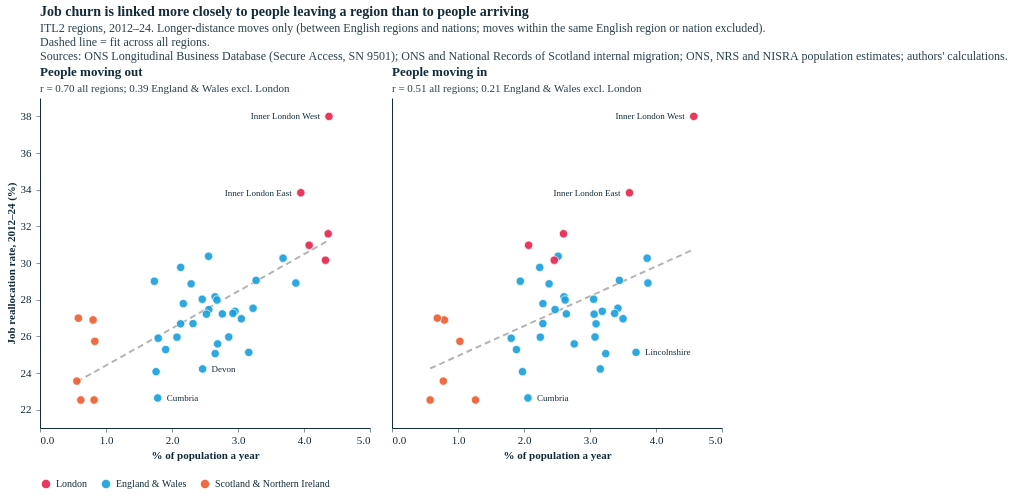

Here is the notebook cell this chart was saved with:
### Code cell
# (d) two scatters: moving out and moving in (longer-distance) vs reallocation, shared axes
d = df.copy()
XS2 = alt.Scale(domain=[0, 5], nice=False)
YS2 = alt.Scale(domain=[21, 39], zero=False, nice=False)
W2, H2 = 330, 330
GORDER = ["London", "England & Wales", "Scotland & Northern Ireland"]; GCOLS = [ECO["red"], ECO["blue-light"], ECO["orange"]]
def io_panel(col, title, first):
    r_all = np.corrcoef(d.realloc, d[col])[0, 1]
    ew = d[EW(d) & ~LONDON(d)]; r_ew = np.corrcoef(ew.realloc, ew[col])[0, 1]
    b = np.polyfit(d[col], d.realloc, 1); fx = np.array([d[col].min(), d[col].max()])
    labs = place_labels(d, col, "realloc", XS2, YS2, W2, H2, max_labels=4, max_len=20, pad=2)
    return alt.layer(
        alt.Chart(pd.DataFrame({"x": fx, "y": np.polyval(b, fx)})).mark_line(color=GREY, strokeWidth=2, strokeDash=[6, 4])
           .encode(x=alt.X("x:Q", scale=XS2), y=alt.Y("y:Q", scale=YS2)),
        alt.Chart(d).mark_circle(size=70, opacity=0.9, stroke="white", strokeWidth=0.8).encode(
            x=alt.X(f"{col}:Q", scale=XS2, title="% of population a year", axis=alt.Axis(values=[0, 1, 2, 3, 4, 5])),
            y=alt.Y("realloc:Q", scale=YS2, title="Job reallocation rate, 2012–24 (%)" if first else None, axis=alt.Axis(labels=first, ticks=first)),
            color=alt.Color("group:N", scale=alt.Scale(domain=GORDER, range=GCOLS), legend=alt.Legend(title=None, orient="bottom") if first else None),
            tooltip=[alt.Tooltip("itl2_name:N", title="Region"), alt.Tooltip(f"{col}:Q", format=".2f", title=title),
                     alt.Tooltip("realloc:Q", format=".1f", title="Reallocation (%)")]),
        *[alt.Chart(labs.iloc[[i]]).mark_text(align=r["align"], dx=r["dx"], fontSize=9, color=TXT)
            .encode(x=alt.X(f"{col}:Q", scale=XS2), y=alt.Y("realloc:Q", scale=YS2), text="short:N") for i, r in labs.iterrows()],
    ).properties(width=W2, height=H2, title=alt.Title(title, subtitle=f"r = {r_all:.2f} all regions; {r_ew:.2f} England & Wales excl. London",
                                                       fontSize=13, subtitleFontSize=11, anchor="start"))

io = alt.hconcat(io_panel("out_long", "People moving out", True), io_panel("in_long", "People moving in", False), spacing=20).resolve_scale(color="shared").properties(
    title=alt.Title("Job churn is linked more closely to people leaving a region than to people arriving",
        subtitle=["ITL2 regions, 2012–24. Longer-distance moves only (between English regions and nations; moves within the same English region or nation excluded).",
                  "Dashed line = fit across all regions.", SOURCE]))
styles.save(io, str(FIG), "migration_reallocation_in_out", width=W2, height=H2)
io

### Figure 1 — Vega-Lite specification as saved in the notebook (floating-point values rounded to 4 significant figures)
{"config": {"background": "#fff", "font": "Circular Std", "text": {"color": "#122b39", "font": "Circular Std", "align": "left", "dx": 7, "dy": 0, "fontSize": 11}, "view": {"stroke": null, "continuousWidth": 350, "continuousHeight": 280, "discreteWidth": 400, "discreteHeight": 300}, "bar": {"color": "#179fdb"}, "line": {"color": "#e6224b"}, "rule": {"color": "#122b39"}, "point": {"filled": true, "size": 80, "color": "#e6224b", "opacity": 0.95}, "geoshape": {"stroke": "white", "strokeWidth": 0.3}, "axis": {"labelColor": "#122b39", "labelFontSize": 11, "labelFont": "Circular Std", "tickColor": "#122b39", "tickOpacity": 0.5, "domainColor": "#122b39", "domainOpacity": 1, "gridColor": "#122b39", "gridDash": [2, 2], "gridOpacity": 0.5, "title": null, "titleColor": "#122b39", "tickSize": 4, "grid": false, "domain": true}, "axisXDiscrete": {"grid": false, "labelAngle": 0, "tickCount": 10, "tickOpacity": 0.5, "title": null}, "axisYDiscrete": {"ticks": false, "labelPadding": 5, "grid": false}, "axisXTemporal": {"grid": false, "ticks": true}, "axisXQuantitative": {"grid": false}, "axisYQuantitative": {"gridColor": "#122b39", "gridDash": [1, 5], "gridOpacity": 0.5, "ticks": false, "labelPadding": 5, "tickCount": 8, "grid": false}, "title": {"color": "#122b39", "subtitleColor": "#122b39E6", "font": "Circular Std", "subtitleFont": "Circular Std", "anchor": "start", "frame": "group", "fontSize": 14, "subtitleFontSize": 12, "subtitlePadding": 4, "offset": 0}, "legend": {"titleColor": "#122b39", "labelColor": "#122b39"}}, "hconcat": [{"layer": [{"data": {"name": "data-7be669f75231536ba736f56e32f6b76c"}, "mark": {"type": "line", "color": "#B4B4B4", "strokeDash": [6, 4], "strokeWidth": 2}, "encoding": {"x": {"field": "x", "scale": {"domain": [0, 5], "nice": false}, "type": "quantitative"}, "y": {"field": "y", "scale": {"domain": [21, 39], "nice": false, "zero": false}, "type": "quantitative"}}}, {"data": {"name": "data-80e02c6cdaffad9f65f76e9d58f389d3"}, "mark": {"type": "circle", "opacity": 0.9, "size": 70, "stroke": "white", "strokeWidth": 0.8}, "encoding": {"color": {"field": "group", "legend": {"orient": "bottom", "title": null}, "scale": {"domain": ["London", "England & Wales", "Scotland & Northern Ireland"], "range": ["#e6224b", "#179fdb", "#eb5c2e"]}, "type": "nominal"}, "tooltip": [{"field": "itl2_name", "title": "Region", "type": "nominal"}, {"field": "out_long", "format": ".2f", "title": "People moving out", "type": "quantitative"}, {"field": "realloc", "format": ".1f", "title": "Reallocation (%)", "type": "quantitative"}], "x": {"axis": {"values": [0, 1, 2, 3, 4, 5]}, "field": "out_long", "scale": {"domain": [0, 5], "nice": false}, "title": "% of population a year", "type": "quantitative"}, "y": {"axis": {"labels": true, "ticks": true}, "field": "realloc", "scale": {"domain": [21, 39], "nice": false, "zero": false}, "title": "Job reallocation rate, 2012–24 (%)", "type": "quantitative"}}}, {"data": {"name": "data-d159dbda98cfeffd61a1f15e07caeb05"}, "mark": {"type": "text", "align": "right", "color": "#122b39", "dx": -9.0, "fontSize": 9}, "encoding": {"text": {"field": "short", "type": "nominal"}, "x": {"field": "out_long", "scale": {"domain": [0, 5], "nice": false}, "type": "quantitative"}, "y": {"field": "realloc", "scale": {"domain": [21, 39], "nice": false, "zero": false}, "type": "quantitative"}}}, {"data": {"name": "data-613f1eb547c9cdd176917f722edcef60"}, "mark": {"type": "text", "align": "right", "color": "#122b39", "dx": -9.0, "fontSize": 9}, "encoding": {"text": {"field": "short", "type": "nominal"}, "x": {"field": "out_long", "scale": {"domain": [0, 5], "nice": false}, "type": "quantitative"}, "y": {"field": "realloc", "scale": {"domain": [21, 39], "nice": false, "zero": false}, "type": "quantitative"}}}, {"data": {"name": "data-571c2fe6c6c2e13df1799c8e49fe665c"}, "mark": {"type": "text", "align": "left", "color": "#122b39", "dx": 9.0, "fontSize": 9}, "encoding": {"text": {"field": "short", "type": "nominal"}, "x": {"field": "out_long", "scale": {"domain": [0, 5], "nice": false}, "type": "quantitative"}, "y": {"field": "realloc", "scale": {"domain": [21, 39], "nice": false, "zero": false}, "type": "quantitative"}}}, {"data": {"name": "data-1022ca4e057f65940891a6b62fc10954"}, "mark": {"type": "text", "align": "left", "color": "#122b39", "dx": 9.0, "fontSize": 9}, "encoding": {"text": {"field": "short", "type": "nominal"}, "x": {"field": "out_long", "scale": {"domain": [0, 5], "nice": false}, "type": "quantitative"}, "y": {"field": "realloc", "scale": {"domain": [21, 39], "nice": false, "zero": false}, "type": "quantitative"}}}], "height": 330, "title": {"text": "People moving out", "anchor": "start", "fontSize": 13, "subtitle": "r = 0.70 all regions; 0.39 England & Wales excl. London", "subtitleFontSize": 11}, "width": 330}, {"layer": [{"data": {"name": "data-9eb740f07d0421957443d6fbd1bb63c9"}, "mark": {"type": "line", "color": "#B4B4B4", "strokeDash": [6, 4], "strokeWidth": 2}, "encoding": {"x": {"field": "x", "scale": {"domain": [0, 5], "nice": false}, "type": "quantitative"}, "y": {"field": "y", "scale": {"domain": [21, 39], "nice": false, "zero": false}, "type": "quantitative"}}}, {"data": {"name": "data-80e02c6cdaffad9f65f76e9d58f389d3"}, "mark": {"type": "circle", "opacity": 0.9, "size": 70, "stroke": "white", "strokeWidth": 0.8}, "encoding": {"color": {"field": "group", "legend": null, "scale": {"domain": ["London", "England & Wales", "Scotland & Northern Ireland"], "range": ["#e6224b", "#179fdb", "#eb5c2e"]}, "type": "nominal"}, "tooltip": [{"field": "itl2_name", "title": "Region", "type": "nominal"}, {"field": "in_long", "format": ".2f", "title": "People moving in", "type": "quantitative"}, {"field": "realloc", "format": ".1f", "title": "Reallocation (%)", "type": "quantitative"}], "x": {"axis": {"values": [0, 1, 2, 3, 4, 5]}, "field": "in_long", "scale": {"domain": [0, 5], "nice": false}, "title": "% of population a year", "type": "quantitative"}, "y": {"axis": {"labels": false, "ticks": false}, "field": "realloc", "scale": {"domain": [21, 39], "nice": false, "zero": false}, "title": null, "type": "quantitative"}}}, {"data": {"name": "data-cde2124db40b4864b1845993dd7c60bd"}, "mark": {"type": "text", "align": "right", "color": "#122b39", "dx": -9.0, "fontSize": 9}, "encoding": {"text": {"field": "short", "type": "nominal"}, "x": {"field": "in_long", "scale": {"domain": [0, 5], "nice": false}, "type": "quantitative"}, "y": {"field": "realloc", "scale": {"domain": [21, 39], "nice": false, "zero": false}, "type": "quantitative"}}}, {"data": {"name": "data-3988af0b18f3bf3801c45908b5f6ac73"}, "mark": {"type": "text", "align": "right", "color": "#122b39", "dx": -9.0, "fontSize": 9}, "encoding": {"text": {"field": "short", "type": "nominal"}, "x": {"field": "in_long", "scale": {"domain": [0, 5], "nice": false}, "type": "quantitative"}, "y": {"field": "realloc", "scale": {"domain": [21, 39], "nice": false, "zero": false}, "type": "quantitative"}}}, {"data": {"name": "data-203028dffefffa8f0db3ce992a25f410"}, "mark": {"type": "text", "align": "left", "color": "#122b39", "dx": 9.0, "fontSize": 9}, "encoding": {"text": {"field": "short", "type": "nominal"}, "x": {"field": "in_long", "scale": {"domain": [0, 5], "nice": false}, "type": "quantitative"}, "y": {"field": "realloc", "scale": {"domain": [21, 39], "nice": false, "zero": false}, "type": "quantitative"}}}, {"data": {"name": "data-45a24fd6915d821588f0cec8d330ac1e"}, "mark": {"type": "text", "align": "left", "color": "#122b39", "dx": 9.0, "fontSize": 9}, "encoding": {"text": {"field": "short", "type": "nominal"}, "x": {"field": "in_long", "scale": {"domain": [0, 5], "nice": false}, "type": "quantitative"}, "y": {"field": "realloc", "scale": {"domain": [21, 39], "nice": false, "zero": false}, "type": "quantitative"}}}], "height": 330, "title": {"text": "People moving in", "anchor": "start", "fontSize": 13, "subtitle": "r = 0.51 all regions; 0.21 England & Wales excl. London", "subtitleFontSize": 11}, "width": 330}], "resolve": {"scale": {"color": "shared"}}, "spacing": 20, "title": {"text": "Job churn is linked more closely to people leaving a region than to people arriving", "subtitle": ["ITL2 regions, 2012–24. Longer-distance moves only (between English regions and nations; moves within the same English region or nation excluded).", "Dashed line = fit across all regions.", "Sources: ONS Longitudinal Business Database (Secure Access, SN 9501); ONS and National Records of Scotland internal migration; ONS, NRS and NISRA population estimates; authors' calculations."]}, "$schema": "https://vega.github.io/schema/vega-lite/v5.20.1.json", "datasets": {"data-7be669f75231536ba736f56e32f6b76c": [{"x": 0.5585, "y": 23.52}, {"x": 4.378, "y": 31.24}], "data-80e02c6cdaffad9f65f76e9d58f389d3": [{"itl2_code": "TLC1", "realloc": 27.78, "net_job": 0.7586, "entry_exit": 6.9, "incumbent": 20.88, "in_rate": 3.077, "out_rate": 2.952, "gross_xlon": 6.029, "in_long": 2.287, "out_long": 2.172, "gross": 6.029, "net": 0.1247, "gross_long": 4.459, "log_pwd": 7.979, "median_age": 42.34, "itl2_name": "Tees Valley and Durham", "group": "England & Wales"}, {"itl2_code": "TLC2", "realloc": 25.95, "net_job": 0.7789, "entry_exit": 5.722, "incumbent": 20.23, "in_rate": 2.894, "out_rate": 2.73, "gross_xlon": 5.623, "in_long": 2.247, "out_long": 2.076, "gross": 5.623, "net": 0.1637, "gross_long": 4.323, "log_pwd": 8.238, "median_age": 42.03, "itl2_name": "Northumberland, and Tyne and Wear", "group": "England & Wales"}, {"itl2_code": "TLD1", "realloc": 22.64, "net_job": 0.5534, "entry_exit": 5.092, "incumbent": 17.55, "in_rate": 2.968, "out_rate": 2.64, "gross_xlon": 5.609, "in_long": 2.06, "out_long": 1.783, "gross": 5.609, "net": 0.3278, "gross_long": 3.842, "log_pwd": 7.533, "median_age": 47.08, "itl2_name": "Cumbria", "group": "England & Wales"}, {"itl2_code": "TLD3", "realloc": 29.76, "net_job": 1.678, "entry_exit": 7.396, "incumbent": 22.36, "in_rate": 3.118, "out_rate": 3.274, "gross_xlon": 6.392, "in_long": 2.238, "out_long": 2.131, "gross": 6.392, "net": -0.1554, "gross_long": 4.369, "log_pwd": 8.489, "median_age": 37.37, "itl2_name": "Greater Manchester", "group": "England & Wales"}, {"itl2_code": "TLD4", "realloc": 25.9, "net_job": 0.7422, "entry_exit": 6.353, "incumbent": 19.54, "in_rate": 3.384, "out_rate": 3.127, "gross_xlon": 6.511, "in_long": 1.806, "out_long": 1.791, "gross": 6.511, "net": 0.2562, "gross_long": 3.597, "log_pwd": 8.155, "median_age": 41.95, "itl2_name": "Lancashire", "group": "England & Wales"}, {"itl2_code": "TLD6", "realloc": 28.86, "net_job": 1.377, "entry_exit": 6.773, "incumbent": 22.09, "in_rate": 4.243, "out_rate": 3.737, "gross_xlon": 7.981, "in_long": 2.38, "out_long": 2.29, "gross": 7.981, "net": 0.5059, "gross_long": 4.67, "log_pwd": 7.922, "median_age": 43.86, "itl2_name": "Cheshire", "group": "England & Wales"}, {"itl2_code": "TLD7", "realloc": 29.01, "net_job": 1.153, "entry_exit": 6.415, "incumbent": 22.59, "in_rate": 3.151, "out_rate": 2.968, "gross_xlon": 6.12, "in_long": 1.944, "out_long": 1.733, "gross": 6.12, "net": 0.183, "gross_long": 3.677, "log_pwd": 8.471, "median_age": 40.9, "itl2_name": "Merseyside", "group": "England & Wales"}, {"itl2_code": "TLE1", "realloc": 25.28, "net_job": 0.6173, "entry_exit": 5.871, "incumbent": 19.41, "in_rate": 2.951, "out_rate": 2.855, "gross_xlon": 5.806, "in_long": 1.886, "out_long": 1.904, "gross": 5.806, "net": 0.09603, "gross_long": 3.79, "log_pwd": 8.076, "median_age": 43.24, "itl2_name": "East Yorkshire and Northern Lincolnshire", "group": "England & Wales"}, {"itl2_code": "TLE2", "realloc": 27.53, "net_job": 0.9078, "entry_exit": 6.359, "incumbent": 21.17, "in_rate": 5.102, "out_rate": 4.674, "gross_xlon": 9.776, "in_long": 3.423, "out_long": 3.228, "gross": 9.776, "net": 0.4287, "gross_long": 6.652, "log_pwd": 7.666, "median_age": 45.45, "itl2_name": "North Yorkshire", "group": "England & Wales"}, {"itl2_code": "TLE3", "realloc": 28.16, "net_job": 0.7091, "entry_exit": 6.091, "incumbent": 22.06, "in_rate": 3.417, "out_rate": 3.448, "gross_xlon": 6.865, "in_long": 2.606, "out_long": 2.653, "gross": 6.865, "net": -0.03042, "gross_long": 5.259, "log_pwd": 8.152, "median_age": 39.78, "itl2_name": "South Yorkshire", "group": "England & Wales"}, {"itl2_code": "TLE4", "realloc": 27.46, "net_job": 1.036, "entry_exit": 6.548, "incumbent": 20.91, "in_rate": 3.176, "out_rate": 3.4, "gross_xlon": 6.576, "in_long": 2.471, "out_long": 2.558, "gross": 6.576, "net": -0.224, "gross_long": 5.029, "log_pwd": 8.286, "median_age": 38.04, "itl2_name": "West Yorkshire", "group": "England & Wales"}, {"itl2_code": "TLF1", "realloc": 27.36, "net_job": 0.8382, "entry_exit": 6.117, "incumbent": 21.25, "in_rate": 3.755, "out_rate": 3.494, "gross_xlon": 7.249, "in_long": 3.186, "out_long": 2.954, "gross": 7.249, "net": 0.2607, "gross_long": 6.14, "log_pwd": 8.098, "median_age": 41.45, "itl2_name": "Derbyshire and Nottinghamshire", "group": "England & Wales"}, {"itl2_code": "TLF2", "realloc": 29.05, "net_job": 1.302, "entry_exit": 7.327, "incumbent": 21.72, "in_rate": 3.96, "out_rate": 3.859, "gross_xlon": 7.818, "in_long": 3.446, "out_long": 3.274, "gross": 7.818, "net": 0.1012, "gross_long": 6.72, "log_pwd": 8.234, "median_age": 39.82, "itl2_name": "Leicestershire, Rutland and Northamptonshire", "group": "England & Wales"}, {"itl2_code": "TLF3", "realloc": 25.13, "net_job": 0.719, "entry_exit": 6.073, "incumbent": 19.05, "in_rate": 4.756, "out_rate": 4.131, "gross_xlon": 8.888, "in_long": 3.697, "out_long": 3.163, "gross": 8.888, "net": 0.625, "gross_long": 6.86, "log_pwd": 7.499, "median_age": 45.27, "itl2_name": "Lincolnshire", "group": "England & Wales"}, {"itl2_code": "TLG1", "realloc": 27.98, "net_job": 1.211, "entry_exit": 7.958, "incumbent": 20.03, "in_rate": 4.316, "out_rate": 3.677, "gross_xlon": 7.993, "in_long": 2.623, "out_long": 2.681, "gross": 7.993, "net": 0.6399, "gross_long": 5.304, "log_pwd": 7.781, "median_age": 44.21, "itl2_name": "Herefordshire, Worcestershire and Warwickshire", "group": "England & Wales"}, {"itl2_code": "TLG2", "realloc": 26.69, "net_job": 0.9531, "entry_exit": 6.246, "incumbent": 20.45, "in_rate": 3.417, "out_rate": 3.026, "gross_xlon": 6.443, "in_long": 2.286, "out_long": 2.318, "gross": 6.443, "net": 0.3906, "gross_long": 4.604, "log_pwd": 7.852, "median_age": 43.39, "itl2_name": "Shropshire and Staffordshire", "group": "England & Wales"}, {"itl2_code": "TLG3", "realloc": 30.37, "net_job": 1.436, "entry_exit": 7.338, "incumbent": 23.03, "in_rate": 3.154, "out_rate": 3.758, "gross_xlon": 6.912, "in_long": 2.517, "out_long": 2.554, "gross": 6.912, "net": -0.604, "gross_long": 5.071, "log_pwd": 8.585, "median_age": 36.47, "itl2_name": "West Midlands", "group": "England & Wales"}, {"itl2_code": "TLH1", "realloc": 25.59, "net_job": 1.2, "entry_exit": 5.93, "incumbent": 19.66, "in_rate": 3.533, "out_rate": 3.114, "gross_xlon": 6.647, "in_long": 2.761, "out_long": 2.691, "gross": 6.647, "net": 0.4198, "gross_long": 5.452, "log_pwd": 7.759, "median_age": 42.84, "itl2_name": "East Anglia", "group": "England & Wales"}, {"itl2_code": "TLH2", "realloc": 30.26, "net_job": 1.613, "entry_exit": 8.413, "incumbent": 21.85, "in_rate": 4.362, "out_rate": 4.424, "gross_xlon": 8.786, "in_long": 3.866, "out_long": 3.683, "gross": 8.786, "net": -0.06195, "gross_long": 7.549, "log_pwd": 8.269, "median_age": 39.41, "itl2_name": "Bedfordshire and Hertfordshire", "group": "England & Wales"}, {"itl2_code": "TLH3", "realloc": 28.02, "net_job": 0.7841, "entry_exit": 7.373, "incumbent": 20.65, "in_rate": 3.68, "out_rate": 3.318, "gross_xlon": 6.999, "in_long": 3.055, "out_long": 2.459, "gross": 6.999, "net": 0.3618, "gross_long": 5.514, "log_pwd": 8.139, "median_age": 41.87, "itl2_name": "Essex", "group": "England & Wales"}, {"itl2_code": "TLI3", "realloc": 38.0, "net_job": 2.855, "entry_exit": 10.87, "incumbent": 27.13, "in_rate": 8.898, "out_rate": 10.33, "gross_xlon": 8.95, "in_long": 4.571, "out_long": 4.378, "gross": 19.23, "net": -1.436, "gross_long": 8.95, "log_pwd": 9.573, "median_age": 34.4, "itl2_name": "Inner London - West", "group": "London"}, {"itl2_code": "TLI4", "realloc": 33.83, "net_job": 2.885, "entry_exit": 9.045, "incumbent": 24.79, "in_rate": 6.952, "out_rate": 8.435, "gross_xlon": 7.55, "in_long": 3.598, "out_long": 3.952, "gross": 15.39, "net": -1.482, "gross_long": 7.55, "log_pwd": 9.603, "median_age": 32.64, "itl2_name": "Inner London - East", "group": "London"}, {"itl2_code": "TLI5", "realloc": 30.97, "net_job": 1.914, "entry_exit": 9.767, "incumbent": 21.2, "in_rate": 5.231, "out_rate": 6.204, "gross_xlon": 6.148, "in_long": 2.07, "out_long": 4.078, "gross": 11.44, "net": -0.9723, "gross_long": 6.148, "log_pwd": 9.017, "median_age": 35.94, "itl2_name": "Outer London - East and North East", "group": "London"}, {"itl2_code": "TLI6", "realloc": 30.15, "net_job": 0.905, "entry_exit": 8.754, "incumbent": 21.4, "in_rate": 5.769, "out_rate": 6.348, "gross_xlon": 6.784, "in_long": 2.459, "out_long": 4.325, "gross": 12.12, "net": -0.5799, "gross_long": 6.784, "log_pwd": 8.836, "median_age": 38.27, "itl2_name": "Outer London - South", "group": "London"}, {"itl2_code": "TLI7", "realloc": 31.6, "net_job": 1.619, "entry_exit": 9.235, "incumbent": 22.36, "in_rate": 4.949, "out_rate": 6.357, "gross_xlon": 6.965, "in_long": 2.599, "out_long": 4.366, "gross": 11.31, "net": -1.408, "gross_long": 6.965, "log_pwd": 8.968, "median_age": 36.47, "itl2_name": "Outer London - West and North West", "group": "London"}, {"itl2_code": "TLJ1", "realloc": 28.91, "net_job": 1.438, "entry_exit": 7.226, "incumbent": 21.68, "in_rate": 4.64, "out_rate": 4.675, "gross_xlon": 9.314, "in_long": 3.878, "out_long": 3.877, "gross": 9.314, "net": -0.03475, "gross_long": 7.754, "log_pwd": 8.11, "median_age": 39.27, "itl2_name": "Berkshire, Buckinghamshire and Oxfordshire", "group": "England & Wales"}, {"itl2_code": "TLJ2", "realloc": 27.25, "net_job": 0.8177, "entry_exit": 7.182, "incumbent": 20.07, "in_rate": 4.363, "out_rate": 4.008, "gross_xlon": 8.371, "in_long": 3.373, "out_long": 2.923, "gross": 8.371, "net": 0.3544, "gross_long": 6.296, "log_pwd": 8.181, "median_age": 43.15, "itl2_name": "Surrey, East and West Sussex", "group": "England & Wales"}, {"itl2_code": "TLJ3", "realloc": 27.22, "net_job": 0.5719, "entry_exit": 6.411, "incumbent": 20.81, "in_rate": 3.966, "out_rate": 3.829, "gross_xlon": 7.795, "in_long": 2.641, "out_long": 2.762, "gross": 7.795, "net": 0.1374, "gross_long": 5.404, "log_pwd": 8.276, "median_age": 41.96, "itl2_name": "Hampshire and Isle of Wight", "group": "England & Wales"}, {"itl2_code": "TLJ4", "realloc": 27.21, "net_job": 1.032, "entry_exit": 6.722, "incumbent": 20.49, "in_rate": 3.722, "out_rate": 3.262, "gross_xlon": 6.984, "in_long": 3.063, "out_long": 2.521, "gross": 6.984, "net": 0.4603, "gross_long": 5.584, "log_pwd": 8.156, "median_age": 41.5, "itl2_name": "Kent", "group": "England & Wales"}, {"itl2_code": "TLK1", "realloc": 26.96, "net_job": 1.031, "entry_exit": 5.903, "incumbent": 21.06, "in_rate": 4.223, "out_rate": 3.822, "gross_xlon": 8.044, "in_long": 3.501, "out_long": 3.051, "gross": 8.044, "net": 0.4009, "gross_long": 6.552, "log_pwd": 8.187, "median_age": 40.8, "itl2_name": "Gloucestershire, Wiltshire and Bath/Bristol area", "group": "England & Wales"}, {"itl2_code": "TLK2", "realloc": 25.06, "net_job": 0.6202, "entry_exit": 6.048, "incumbent": 19.01, "in_rate": 4.429, "out_rate": 3.825, "gross_xlon": 8.253, "in_long": 3.238, "out_long": 2.654, "gross": 8.253, "net": 0.6039, "gross_long": 5.892, "log_pwd": 7.938, "median_age": 46.29, "itl2_name": "Dorset and Somerset", "group": "England & Wales"}, {"itl2_code": "TLK3", "realloc": 26.68, "net_job": 1.136, "entry_exit": 6.634, "incumbent": 20.05, "in_rate": 4.641, "out_rate": 3.648, "gross_xlon": 8.289, "in_long": 3.092, "out_long": 2.13, "gross": 8.289, "net": 0.9928, "gross_long": 5.222, "log_pwd": 7.38, "median_age": 47.0, "itl2_name": "Cornwall and Isles of Scilly", "group": "England & Wales"}, {"itl2_code": "TLK4", "realloc": 24.22, "net_job": 0.6324, "entry_exit": 5.957, "incumbent": 18.26, "in_rate": 4.584, "out_rate": 3.825, "gross_xlon": 8.409, "in_long": 3.155, "out_long": 2.464, "gross": 8.409, "net": 0.7588, "gross_long": 5.619, "log_pwd": 8.0, "median_age": 45.53, "itl2_name": "Devon", "group": "England & Wales"}, {"itl2_code": "TLL1", "realloc": 24.07, "net_job": 0.5434, "entry_exit": 5.673, "incumbent": 18.4, "in_rate": 2.703, "out_rate": 2.445, "gross_xlon": 5.147, "in_long": 1.978, "out_long": 1.759, "gross": 5.147, "net": 0.258, "gross_long": 3.737, "log_pwd": 7.444, "median_age": 43.76, "itl2_name": "West Wales and The Valleys", "group": "England & Wales"}, {"itl2_code": "TLL2", "realloc": 25.96, "net_job": 0.9242, "entry_exit": 5.478, "incumbent": 20.48, "in_rate": 4.222, "out_rate": 4.072, "gross_xlon": 8.294, "in_long": 3.076, "out_long": 2.86, "gross": 8.294, "net": 0.1502, "gross_long": 5.936, "log_pwd": 8.088, "median_age": 40.89, "itl2_name": "East Wales", "group": "England & Wales"}, {"itl2_code": "TLM5", "realloc": 26.89, "net_job": -0.08462, "entry_exit": 5.638, "incumbent": 21.26, "in_rate": 2.103, "out_rate": 2.33, "gross_xlon": 4.433, "in_long": 0.7941, "out_long": 0.8042, "gross": 4.433, "net": -0.2265, "gross_long": 1.598, "log_pwd": 8.084, "median_age": 41.12, "itl2_name": "North Eastern Scotland", "group": "Scotland & Northern Ireland"}, {"itl2_code": "TLM6", "realloc": 22.53, "net_job": 0.3276, "entry_exit": 4.921, "incumbent": 17.61, "in_rate": 2.836, "out_rate": 2.47, "gross_xlon": 5.306, "in_long": 1.265, "out_long": 0.8196, "gross": 5.306, "net": 0.3652, "gross_long": 2.085, "log_pwd": 7.341, "median_age": 46.95, "itl2_name": "Highlands and Islands", "group": "Scotland & Northern Ireland"}, {"itl2_code": "TLM7", "realloc": 25.73, "net_job": 0.8538, "entry_exit": 5.37, "incumbent": 20.36, "in_rate": 1.951, "out_rate": 1.726, "gross_xlon": 3.677, "in_long": 1.029, "out_long": 0.8305, "gross": 3.677, "net": 0.2248, "gross_long": 1.86, "log_pwd": 8.392, "median_age": 41.68, "itl2_name": "Eastern Scotland", "group": "Scotland & Northern Ireland"}, {"itl2_code": "TLM8", "realloc": 26.99, "net_job": 0.8254, "entry_exit": 5.552, "incumbent": 21.44, "in_rate": 1.887, "out_rate": 1.856, "gross_xlon": 3.743, "in_long": 0.6869, "out_long": 0.581, "gross": 3.743, "net": 0.03034, "gross_long": 1.268, "log_pwd": 8.56, "median_age": 40.35, "itl2_name": "West Central Scotland", "group": "Scotland & Northern Ireland"}, {"itl2_code": "TLM9", "realloc": 23.56, "net_job": 0.146, "entry_exit": 5.23, "incumbent": 18.33, "in_rate": 2.311, "out_rate": 1.875, "gross_xlon": 4.186, "in_long": 0.7778, "out_long": 0.5585, "gross": 4.186, "net": 0.436, "gross_long": 1.336, "log_pwd": 7.977, "median_age": 46.4, "itl2_name": "Southern Scotland", "group": "Scotland & Northern Ireland"}, {"itl2_code": "TLN0", "realloc": 22.53, "net_job": 1.104, "entry_exit": 4.748, "incumbent": 17.78, "in_rate": 0.5784, "out_rate": 0.6184, "gross_xlon": 1.197, "in_long": 0.5784, "out_long": 0.6184, "gross": 1.197, "net": -0.04002, "gross_long": 1.197, "log_pwd": 8.019, "median_age": 38.96, "itl2_name": "Northern Ireland", "group": "Scotland & Northern Ireland"}], "data-d159dbda98cfeffd61a1f15e07caeb05": [{"itl2_code": "TLI3", "realloc": 38.0, "net_job": 2.855, "entry_exit": 10.87, "incumbent": 27.13, "in_rate": 8.898, "out_rate": 10.33, "gross_xlon": 8.95, "in_long": 4.571, "out_long": 4.378, "gross": 19.23, "net": -1.436, "gross_long": 8.95, "log_pwd": 9.573, "median_age": 34.4, "itl2_name": "Inner London - West", "group": "London", "px": 289.0, "py": 18.4, "short": "Inner London West", "rad": 4.0, "prio": 13.95, "align": "right", "dx": -9.0}], "data-613f1eb547c9cdd176917f722edcef60": [{"itl2_code": "TLI4", "realloc": 33.83, "net_job": 2.885, "entry_exit": 9.045, "incumbent": 24.79, "in_rate": 6.952, "out_rate": 8.435, "gross_xlon": 7.55, "in_long": 3.598, "out_long": 3.952, "gross": 15.39, "net": -1.482, "gross_long": 7.55, "log_pwd": 9.603, "median_age": 32.64, "itl2_name": "Inner London - East", "group": "London", "px": 260.8, "py": 94.75, "short": "Inner London East", "rad": 4.0, "prio": 12.54, "align": "right", "dx": -9.0}], "data-571c2fe6c6c2e13df1799c8e49fe665c": [{"itl2_code": "TLD1", "realloc": 22.64, "net_job": 0.5534, "entry_exit": 5.092, "incumbent": 17.55, "in_rate": 2.968, "out_rate": 2.64, "gross_xlon": 5.609, "in_long": 2.06, "out_long": 1.783, "gross": 5.609, "net": 0.3278, "gross_long": 3.842, "log_pwd": 7.533, "median_age": 47.08, "itl2_name": "Cumbria", "group": "England & Wales", "px": 117.7, "py": 299.9, "short": "Cumbria", "rad": 4.0, "prio": 1.74, "align": "left", "dx": 9.0}], "data-1022ca4e057f65940891a6b62fc10954": [{"itl2_code": "TLK4", "realloc": 24.22, "net_job": 0.6324, "entry_exit": 5.957, "incumbent": 18.26, "in_rate": 4.584, "out_rate": 3.825, "gross_xlon": 8.409, "in_long": 3.155, "out_long": 2.464, "gross": 8.409, "net": 0.7588, "gross_long": 5.619, "log_pwd": 8.0, "median_age": 45.53, "itl2_name": "Devon", "group": "England & Wales", "px": 162.6, "py": 270.9, "short": "Devon", "rad": 4.0, "prio": 1.073, "align": "left", "dx": 9.0}], "data-9eb740f07d0421957443d6fbd1bb63c9": [{"x": 0.5784, "y": 24.25}, {"x": 4.571, "y": 30.74}], "data-cde2124db40b4864b1845993dd7c60bd": [{"itl2_code": "TLI3", "realloc": 38.0, "net_job": 2.855, "entry_exit": 10.87, "incumbent": 27.13, "in_rate": 8.898, "out_rate": 10.33, "gross_xlon": 8.95, "in_long": 4.571, "out_long": 4.378, "gross": 19.23, "net": -1.436, "gross_long": 8.95, "log_pwd": 9.573, "median_age": 34.4, "itl2_name": "Inner London - West", "group": "London", "px": 301.7, "py": 18.4, "short": "Inner London West", "rad": 4.0, "prio": 14.12, "align": "right", "dx": -9.0}], "data-3988af0b18f3bf3801c45908b5f6ac73": [{"itl2_code": "TLI4", "realloc": 33.83, "net_job": 2.885, "entry_exit": 9.045, "incumbent": 24.79, "in_rate": 6.952, "out_rate": 8.435, "gross_xlon": 7.55, "in_long": 3.598, "out_long": 3.952, "gross": 15.39, "net": -1.482, "gross_long": 7.55, "log_pwd": 9.603, "median_age": 32.64, "itl2_name": "Inner London - East", "group": "London", "px": 237.5, "py": 94.75, "short": "Inner London East", "rad": 4.0, "prio": 12.4, "align": "right", "dx": -9.0}], "data-203028dffefffa8f0db3ce992a25f410": [{"itl2_code": "TLD1", "realloc": 22.64, "net_job": 0.5534, "entry_exit": 5.092, "incumbent": 17.55, "in_rate": 2.968, "out_rate": 2.64, "gross_xlon": 5.609, "in_long": 2.06, "out_long": 1.783, "gross": 5.609, "net": 0.3278, "gross_long": 3.842, "log_pwd": 7.533, "median_age": 47.08, "itl2_name": "Cumbria", "group": "England & Wales", "px": 135.9, "py": 299.9, "short": "Cumbria", "rad": 4.0, "prio": 1.679, "align": "left", "dx": 9.0}], "data-45a24fd6915d821588f0cec8d330ac1e": [{"itl2_code": "TLF3", "realloc": 25.13, "net_job": 0.719, "entry_exit": 6.073, "incumbent": 19.05, "in_rate": 4.756, "out_rate": 4.131, "gross_xlon": 8.888, "in_long": 3.697, "out_long": 3.163, "gross": 8.888, "net": 0.625, "gross_long": 6.86, "log_pwd": 7.499, "median_age": 45.27, "itl2_name": "Lincolnshire", "group": "England & Wales", "px": 244.0, "py": 254.4, "short": "Lincolnshire", "rad": 4.0, "prio": 1.447, "align": "left", "dx": 9.0}]}}
